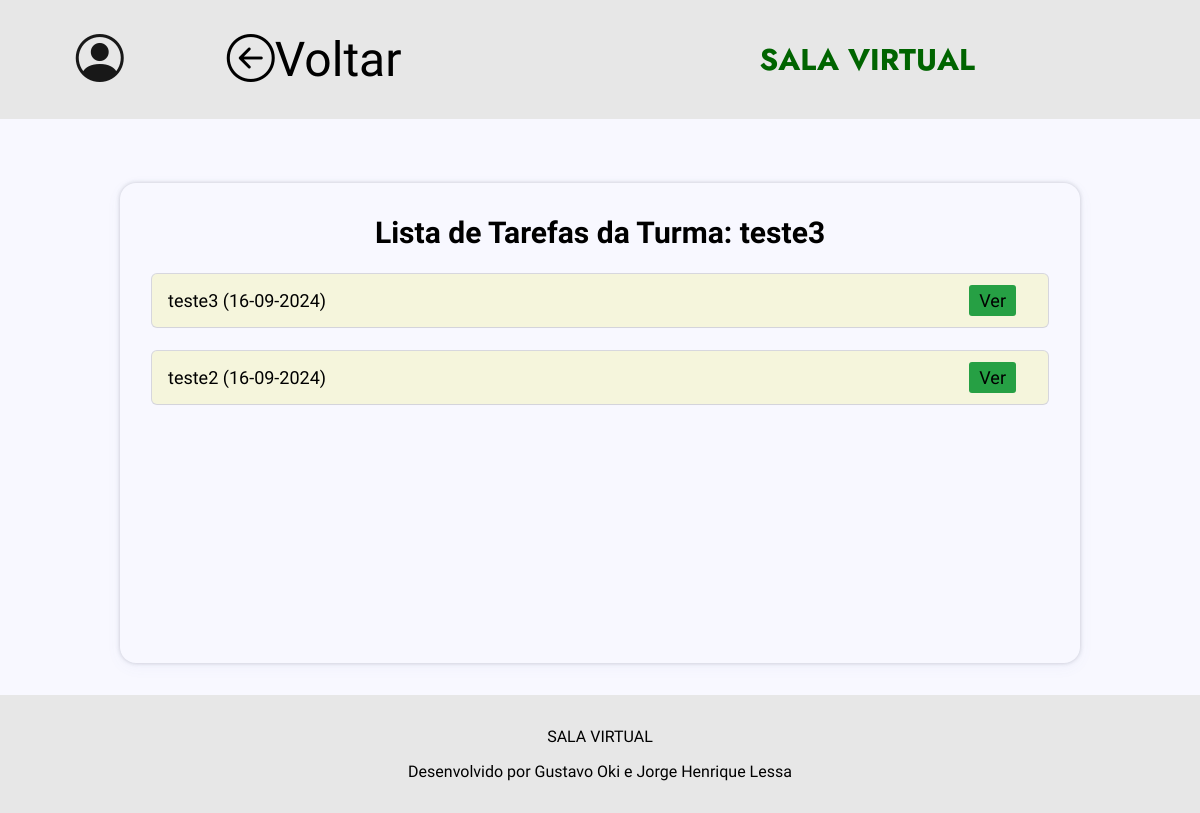
The app's page /turma/1 with its own data.
### app.py (models this page shows, shortened)
class Turma(db.Model):
    id = db.Column(db.Integer, primary_key=True)
    nome = db.Column(db.String(100), nullable=False)
    professor = db.Column(db.String(100), nullable=False)
    codigo_acesso = db.Column(db.String(20), nullable=False, unique = True)  # Novo campo

class Tarefa(db.Model):
    id = db.Column(db.Integer, primary_key=True)
    titulo = db.Column(db.String(100), nullable=False)
    descricao = db.Column(db.String(100), nullable=False)
    arquivo = db.Column(db.LargeBinary, nullable=True)
    arquivo_nome = db.Column(db.String(100), nullable=True)  # Armazena o nome original do arquivo
    criado = db.Column(db.DateTime, default=datetime.utcnow)
    turma_id = db.Column(db.Integer, db.ForeignKey('turma.id'), nullable=False)  # Associa tarefa a uma turma específica
    turma = db.relationship('Turma', backref=db.backref('tarefas', lazy=True))

### app.py (the view)
@app.route("/turma/<int:turma_id>", methods=["POST", "GET"])
def turma(turma_id):
    turma = Turma.query.get_or_404(turma_id)  # Carregar a turma pelo ID
    tipo_perfil = session.get('tipo_perfil')
    if request.method == "POST":
        titulo = request.form.get('titulo')
        descricao = request.form.get('descricao')
        arquivo = request.files.get('arquivo')
        if titulo and descricao:
            arquivo_nome = arquivo.filename if arquivo else 'sem_nome'
            arquivo = arquivo.read() if arquivo else None  # Ler o conteúdo do arquivo
            nova_tarefa = Tarefa(
                titulo=titulo,
                descricao=descricao,
                arquivo=arquivo,
                arquivo_nome=arquivo_nome,
                turma_id=turma_id
            )
            try:
                db.session.add(nova_tarefa)
                db.session.commit()
                return redirect(f"/turma/{turma_id}")
            except Exception as e:
                return f"ERROR: {e}"
        else:
            return "Título ou descrição não fornecidos", 400
    else:
        tarefas = Tarefa.query.filter_by(turma_id=turma_id).order_by(Tarefa.criado).all()
        return render_template("turma.html", tarefas=tarefas, turma=turma, tipo_perfil=tipo_perfil)

### templates/turma.html (shortened to what this page needs)
<!DOCTYPE html>
<html lang="pt-BR">
<head>
    <link rel="stylesheet" href="https://cdn.jsdelivr.net/npm/bootstrap-icons@1.11.3/font/bootstrap-icons.min.css">
    <link rel="stylesheet" href="{{url_for('static', filename = 'css/styles.css')}}"/>
</head>
<body>
    <header class="cabecalho">
        <div class="container">
            <div id="container_icons">
                <nav>
                    <ul class="ul-icons">
                        <li class="icons_header dropdown">
                            <i class="bi bi-person-circle" id="profile-icon"></i>
                        </li>
                        <a href="{% if tipo_perfil == 'professor' %}/professor{% elif tipo_perfil == 'aluno' %}/aluno{% endif %}" id="voltar">
                            <i class="bi bi-arrow-left-circle"></i>Voltar
                        </a>
                    </ul>
                </nav>
            </div>
            <ul class="ul-menu">
                <div class="div_title_header">
                    <h1 id="title_header">SALA VIRTUAL</h1>
                </div>
            </ul>
        </div>
    </header>
    <section class="section_painel">
        <div class="painel">
            <div class="conteudos">
                <h1>Lista de Tarefas da Turma: {{ turma.nome }}</h1>
                <ul id="lista_conteudos">
                    {% if tarefas | length < 1 %}
                        <p id="sem_ctd_msg">Nenhum conteúdo disponível no momento...</p>
                    {% else %}
                        {% for tarefa in tarefas %}
                        <li class="li_conteudos">
                            <div>
                                <p id="info_conteudo">{{ tarefa.titulo }} ({{ tarefa.criado.strftime("%d-%m-%Y") }})</p>
                            </div>
                            <div class="buttons_li">
                                <a href="/tarefa/{{  tarefa.id  }}" id="download-btn"">Ver</a>
                            </div>
                        </li>
                        {% endfor %}
                    {% endif %}
                </ul>
            </div>
        </div>
    </section>
    <footer>
        <div id="div_footer">
            <p>SALA VIRTUAL</p>
            <p id="p_footer">Desenvolvido por Gustavo Oki e Jorge Henrique Lessa</p>
        </div>
    </footer>
</body>
</html>

### static/css/styles.css (style rules this page uses)
#voltar { color: inherit; font-size: 3rem; transition: 0.5s; margin-right: 5.5rem; text-decoration: none; }
.section_painel { display: flex; flex-direction: column; align-items: center; margin: 2rem 0; }
.painel { display: flex; flex-direction: column; align-items: center; width: 80%; }
.conteudos { box-shadow: rgba(67, 71, 85, 0.27) 0px 0px 0.25em, rgba(90, 125, 188, 0.05) 0px 0.25em 1em; border-radius: 1rem; display: flex; flex-direction: column; justify-items: center; align-items: center; text-align: start; margin-top: 2rem; padding: 2rem; width: 100%; min-height: 60vh; }
.conteudos h1 { font-size: 30px; }
#lista_conteudos { display: flex; flex-direction: column; list-style-type: none; width: 100%; height: 100%; align-items:center; font-size: 18px; margin-top: 1.5rem; }
#lista_conteudos li { display: flex; justify-content: space-between; margin-bottom: 1.5rem; box-shadow: rgba(0, 0, 0, 0.02) 0px 1px 3px 0px, rgba(27, 31, 35, 0.15) 0px 0px 0px 1px; padding: 1rem; border-radius: 5px; background-color: beige; width: 100%; transition: 0.5s; }
#lista_conteudos a { text-decoration: none; color: inherit; }
.buttons_li a { margin-right: 1rem; }
#download-btn { background-color: #26a044; border: none; padding: 5px 10px; border-radius: 3px; cursor: pointer; margin-left: 10px; transition: background-color 0.3s ease; }

### static/css/home.css (style rules this page uses)
.icons_header { list-style-type: none; font-size: 3rem; transition: 0.5s; margin-right: 5.5rem; }

### static/css/style-padrao.css (style rules this page uses)
* { font-family: var(--fonte-texto); padding: 0; margin: 0; box-sizing: border-box; }
body { min-height: 100vh; }
:root { --background: #F8F8FF; --cor-header-footer: #e7e7e7; --cor-secao: #F5F5F5; --cor-titulo: #000000; --cor-texto: #181818; --cor-texto-claro: beige; --cor-btn-texto: beige; --cor-destaque: #006400; --fonte-titulo: 'Jost'; --fonte-texto: 'Oswald'; }
body { min-height: 100vh; background-color: var(--background); }
.cabecalho { width: 100%; background-color: var(--cor-header-footer); }
.container { display: flex; justify-content: space-around; }
#container_icons { display: flex; margin-left: 1rem; }
.ul-menu { display: flex; flex-direction: row; justify-content:space-around; align-items:center; margin: 2rem 3rem 2rem 3rem; width: 40%; }
.ul-icons { display: flex; flex-direction: row; justify-content: space-around; align-items: center; padding: 1rem 0 1rem 0; width: 100%; }
#title_header { font-family: var(--fonte-titulo); font-size: 30px; color: var(--cor-destaque); }
nav li { display: inline-block; }
nav li i { display: inline-block; color: var(--cor-texto); text-decoration: none; padding: 15px; }
#voltar { color: inherit; font-size: 3rem; transition: 0.5s; margin-right: 5.5rem; }
footer { background-color: var(--cor-header-footer); color: var(--cor-titulo); font-family: var(--fonte-texto); }
#div_footer { display: flex; flex-direction: column; align-items: center; padding: 2rem; }
#p_footer { margin-top: 1rem; }

### records on screen
Turma: nome "teste3"
Tarefa: titulo "teste3", criado "16-09-2024"
Tarefa: titulo "teste2", criado "16-09-2024"
